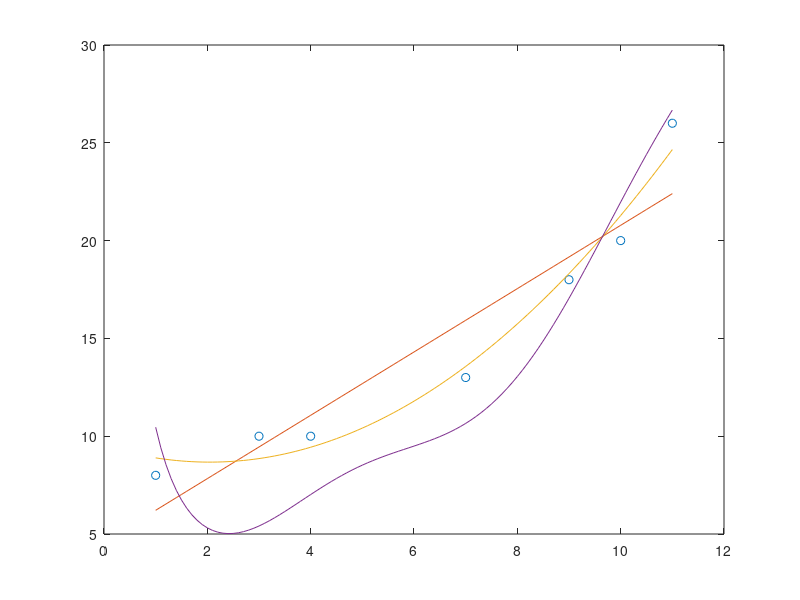

MATLAB code to generate this figure:
clear all
x=[1 3 4 7 9 10 11];
f=[8 10 10 13 18 20 26];
%reta
[P1,S1] = polyfit(x,f,1)
erroP1=S1.normr^2
%parábola
[P2,S2] = polyfit(x,f,2)
erroP2=S2.normr^2
%%Gráficos
plot(x,f,'o')
novo_x=1:0.1:11;
novoy1=polyval(P1,novo_x);
hold on
plot(novo_x,novoy1)
novoy2=polyval(P2,novo_x);
hold on
plot(novo_x,novoy2)
%%%Modelo não polinomial linear
phi1=@(x)1./x;  
phi2=@(x)sin(x);
phi3=@(x)x.^2;

A=[sum(phi1(x).*phi1(x)) sum(phi1(x).*phi2(x)) sum(phi1(x).*phi3(x));...
    sum(phi2(x).*phi1(x)) sum(phi2(x).*phi2(x)) sum(phi2(x).*phi3(x));... 
    sum(phi3(x).*phi1(x)) sum(phi3(x).*phi2(x)) sum(phi3(x).*phi3(x))];
b=[sum(f.*phi1(x)); sum(f.*phi2(x)); sum(f.*phi3(x))];
c=A\b
M=@(x)c(1)./x +c(2).*sin(x)+c(3).*x.^2; 
erroM=sum((M(x)-f).^2)
hold on
M_novo=M(novo_x);
plot(novo_x,M_novo)
